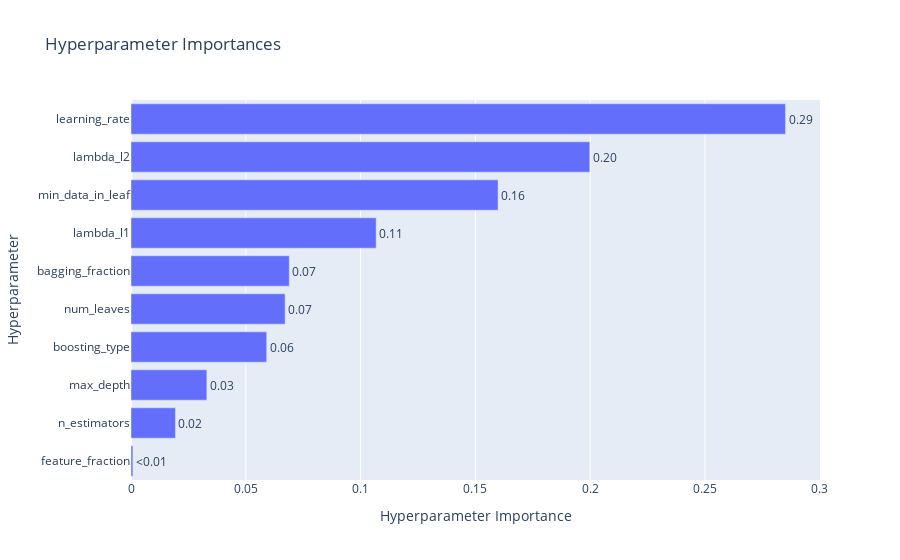

The notebook cell this image was saved under:
### Code cell
optuna.visualization.plot_param_importances(study)

### Figure 1 — Plotly figure (JSON) as saved in the notebook; plotly's stock layout.template omitted (floating-point values rounded to 4 significant figures)
{"data": [{"cliponaxis": false, "hovertemplate": ["feature_fraction (FloatDistribution): 0.0008167736361531968<extra></extra>", "n_estimators (IntDistribution): 0.019361892853771486<extra></extra>", "max_depth (IntDistribution): 0.03304657979861935<extra></extra>", "boosting_type (CategoricalDistribution): 0.059098445575899376<extra></extra>", "num_leaves (IntDistribution): 0.0671324601336259<extra></extra>", "bagging_fraction (FloatDistribution): 0.06894519765828121<extra></extra>", "lambda_l1 (FloatDistribution): 0.10678757562827522<extra></extra>", "min_data_in_leaf (IntDistribution): 0.15988614465691292<extra></extra>", "lambda_l2 (FloatDistribution): 0.1998355022259861<extra></extra>", "learning_rate (FloatDistribution): 0.2850894278324751<extra></extra>"], "name": "Objective Value", "orientation": "h", "text": ["<0.01", "0.02", "0.03", "0.06", "0.07", "0.07", "0.11", "0.16", "0.20", "0.29"], "textposition": "outside", "type": "bar", "x": [0.0008168, 0.01936, 0.03305, 0.0591, 0.06713, 0.06895, 0.1068, 0.1599, 0.1998, 0.2851], "y": ["feature_fraction", "n_estimators", "max_depth", "boosting_type", "num_leaves", "bagging_fraction", "lambda_l1", "min_data_in_leaf", "lambda_l2", "learning_rate"]}], "layout": {"title": {"text": "Hyperparameter Importances"}, "xaxis": {"title": {"text": "Hyperparameter Importance"}}, "yaxis": {"title": {"text": "Hyperparameter"}}}}
